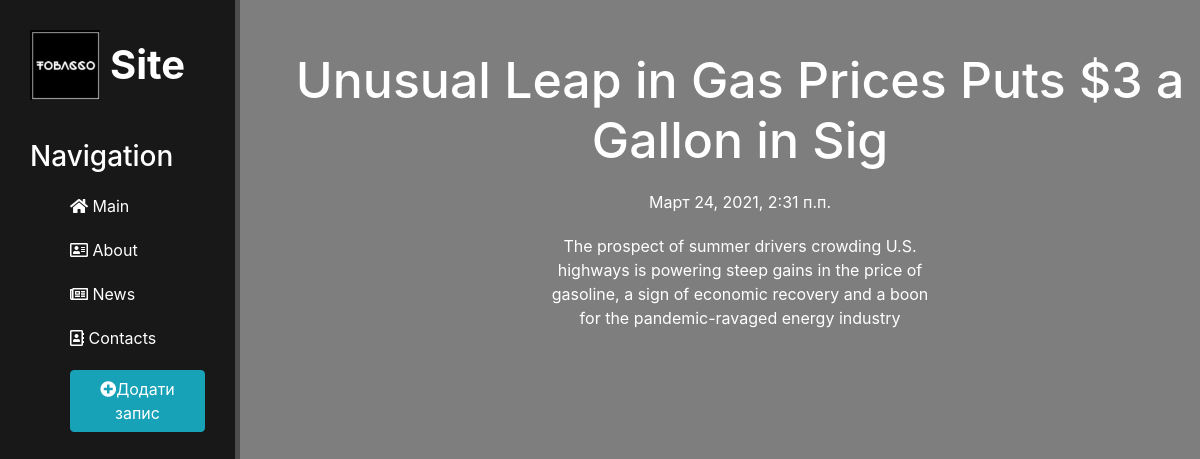
Screenshot of /news/3 with the database file from the repository.
### news/models.py (models this page shows, shortened)
class Articles(models.Model):
    title = models.CharField('Назва', max_length=50)
    anons = models.CharField('Анонс', max_length=250)
    full_text = models.TextField('Статья')
    date = models.DateTimeField('Дата публ')
    tag = models.ManyToManyField(ItemTag, verbose_name='Тег')
    class Meta:
        verbose_name = 'Новина'
        verbose_name_plural = 'Новини'

### news/views.py (the view)
# urls.py: path('<int:pk>', views.NewsDetailView.as_view(), name = 'news-detail')
class NewsDetailView(DetailView):
    model = Articles
    template_name = 'news/details_view.html'
    context_object_name = 'article'

### news/templates/news/details_view.html (shortened to what this page needs)
{% extends 'main/layout.html' %}
{% block content %}
    <div class="features">
        <h1>{{ article.title }}</h1>
        <p>{{ article.date }}</p>
        <p>{{ article.full_text }}</p>
    </div>
{% endblock %}

### main/static/main/css/main.css (style rules this page uses)
body { background: rgb(126, 126, 126); }
main .features { float: left; color: #fff; margin-left: 50px; margin-top: 50px; text-align: center; width: 75%; }
main .features h1 { font-size: 50px; }
main .features p { max-width: 400px; margin: 20px auto }

### rows the page displays
Articles: title "Unusual Leap in Gas Prices Puts $3 a Gallon in Sig", date "Март 24, 2021, 2:31 п.п.", full_text "The prospect of summer drivers crowding U.S. highways is powering steep gains in the price of gasoline, a sign of economic recovery and a boon for the pandemic-ravaged energy industry"
